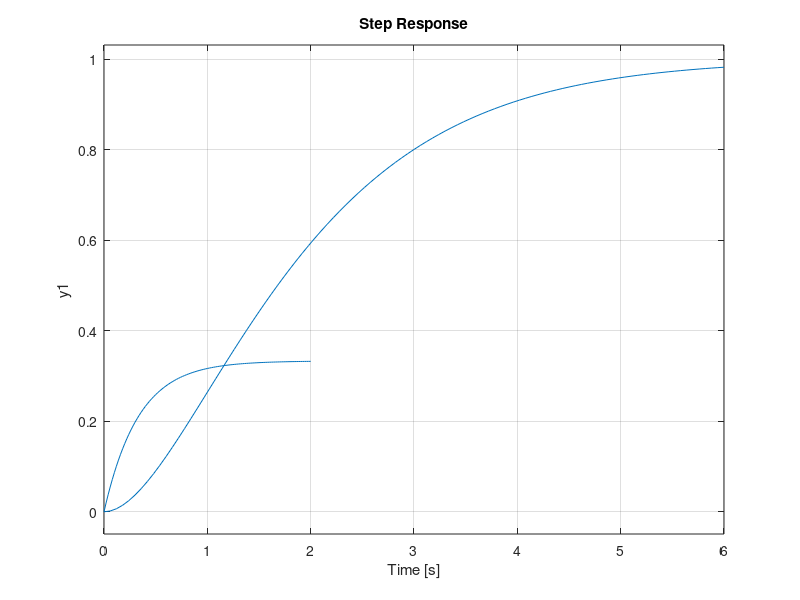

This figure's MATLAB source:
%steady state position error in T0 and T1 systems
n = [1];
d1 = [1 3];
sys1 = tf(n,d1)
step(sys1)
hold on;

d2 = [1 2 1];
sys2 = tf(n,d2)
step(sys2)
hold on